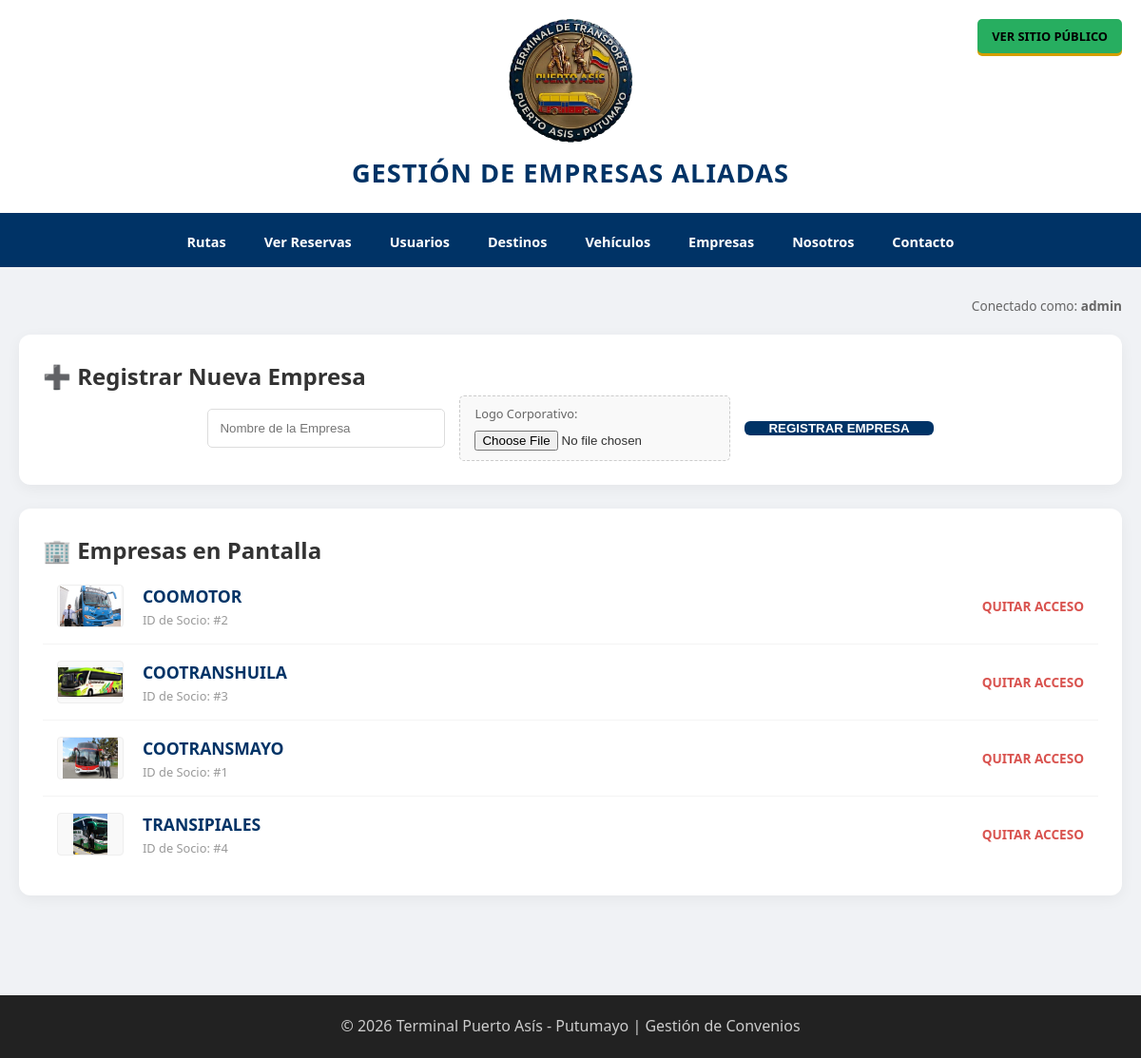
Page /app/admin_empresas.php (signed in) on the committed database.
### tables this page shows
CREATE TABLE IF NOT EXISTS empresas (
    id_empresa INT AUTO_INCREMENT PRIMARY KEY,
    nombre VARCHAR(100) NOT NULL,
    logo VARCHAR(255) NOT NULL,
    nit VARCHAR(20),
    telefono VARCHAR(20)
);

### app/admin_empresas.php (the view, shortened to what this page needs)
<?php
require_once 'conexion.php';
$nombre_usuario = isset($_SESSION['admin']) ? $_SESSION['admin'] : "Administrador";
$empresas = $pdo->query("SELECT * FROM empresas ORDER BY nombre ASC")->fetchAll();
?>
<!DOCTYPE html>
<html lang="es">
<head>
    <link rel="stylesheet" href="../css/estilos.css?v=<?php echo time(); ?>">
</head>
<body>
<header>
    <a href="index.php" class="btn-salir" style="background: #27ae60;">VER SITIO PÚBLICO</a>
    <img src="../img/logo.png" class="logo" alt="Logo">
    <h1>GESTIÓN DE EMPRESAS ALIADAS</h1>
</header>
<nav>
    <ul>
        <li><a href="admin_rutas.php">Rutas</a></li>
        <li><a href="admin_reservas.php">Ver Reservas</a></li>
        <li><a href="admin_usuarios.php">Usuarios</a></li>
        <li><a href="admin_destinos.php">Destinos</a></li>
        <li><a href="admin_vehiculos.php">Vehículos</a></li>
        <li><a href="admin_empresas.php">Empresas</a></li>
        <li><a href="admin_nosotros.php">Nosotros</a></li>
        <li><a href="admin_contacto.php">Contacto</a></li>
    </ul>
</nav>
<div class="contenedor-principal">
    <div style="text-align: right; font-size: 0.85em; color: #666; margin-bottom: 20px;">
        Conectado como: <strong><?php echo htmlspecialchars($nombre_usuario); ?></strong>
    </div>
    <section class="caja-admin">
        <h2 class="titulo-seccion">➕ Registrar Nueva Empresa</h2>
        <form method="POST" enctype="multipart/form-data" style="display: flex; gap: 15px; flex-wrap: wrap; justify-content: center; align-items: center;">
            <input type="text" name="nombre" placeholder="Nombre de la Empresa" required style="padding:12px; border: 1px solid #ddd; border-radius: 5px; min-width: 250px;">
            <div style="background: #f9f9f9; padding: 8px 15px; border: 1px dashed #ccc; border-radius: 5px;">
                <label style="font-size: 0.8rem; display: block; color: #666; margin-bottom: 5px;">Logo Corporativo:</label>
                <input type="file" name="logo_archivo" accept="image/*" required>
            </div>
            <button type="submit" name="guardar" class="btn-buscar">REGISTRAR EMPRESA</button>
        </form>
    </section>
    <section class="caja-admin">
        <h2 class="titulo-seccion">🏢 Empresas en Pantalla</h2>
        <?php if(count($empresas) > 0): ?>
            <?php foreach ($empresas as $e): ?>
                <div class="fila-empresa">
                    <div style="display: flex; align-items: center; gap: 20px;">
                        <img src="../img/<?php echo $e['logo']; ?>" onerror="this.src='../img/logo.png'">
                        <div>
                            <strong style="color: #003366; font-size: 1.1rem;"><?php echo htmlspecialchars($e['nombre']); ?></strong>
                            <p style="margin: 0; font-size: 0.8rem; color: #999;">ID de Socio: #<?php echo $e['id_empresa']; ?></p>
                        </div>
                    </div>
                    <a href="admin_empresas.php?eliminar=<?php echo $e['id_empresa']; ?>"
                       class="btn-quitar"
                       onclick="return confirm('¿Eliminar esta empresa aliada?')">QUITAR ACCESO</a>
                </div>
            <?php endforeach; ?>
        <?php else: ?>
            <p style="text-align:center; color:#999; padding: 20px;">No hay empresas aliadas registradas aún.</p>
        <?php endif; ?>
    </section>
</div>
<footer style="margin-top: 50px;">
    <p>&copy; 2026 Terminal Puerto Asís - Putumayo | Gestión de Convenios</p>
</footer>
</body>
</html>

### css/estilos.css (style rules this page uses)
* { margin: 0; padding: 0; box-sizing: border-box; }
body { font-family: 'Segoe UI', Arial, sans-serif; background-color: #f0f2f5; color: #333; line-height: 1.6; display: flex; flex-direction: column; min-height: 100vh; }
header { background-color: #ffffff; padding: 20px; text-align: center; border-bottom: 4px solid #003366; position: relative; }
.logo { width: 130px; margin: 0 auto 10px auto; display: block; }
header h1 { color: #003366; font-size: 1.7rem; text-transform: uppercase; letter-spacing: 1px; }
.btn-salir { position: absolute; top: 20px; right: 20px; background: #ffc107; color: #000; padding: 8px 15px; text-decoration: none; border-radius: 5px; font-weight: bold; font-size: 0.8rem; box-shadow: 0 3px 0 #d39e00; }
nav { background-color: #003366; position: sticky; top: 0; z-index: 1000; }
nav ul { list-style: none; display: flex; justify-content: center; flex-wrap: wrap; }
nav ul li a { display: block; color: white; text-decoration: none; padding: 15px 20px; font-weight: bold; font-size: 0.9rem; transition: 0.3s; }
.contenedor-principal { max-width: 1200px; width: 100%; margin: 30px auto; padding: 0 20px; flex: 1; }
.btn-buscar { background: #003366; color: white; border: none; padding: 0 25px; border-radius: 6px; cursor: pointer; font-weight: bold; }
footer { background: #222; color: #ccc; text-align: center; padding: 30px; margin-top: auto; }
body { font-family: 'Segoe UI', Arial, sans-serif; background-color: #f0f2f5; margin: 0; display: flex; flex-direction: column; min-height: 100vh; }
header { background-color: #ffffff; padding: 20px; border-bottom: 4px solid #003366; }
footer { background: #222; color: #ccc; padding: 20px; margin-top: auto; }

### app/admin_empresas.php (style rules this page uses)
.caja-admin { background: white; padding: 25px; border-radius: 12px; box-shadow: 0 4px 15px rgba(0,0,0,0.05); margin-bottom: 25px; }
.fila-empresa { display: flex; justify-content: space-between; align-items: center; padding: 15px; border-bottom: 1px solid #f4f4f4; }
.fila-empresa:last-child { border-bottom: none; }
.fila-empresa img { width: 70px; height: 45px; object-fit: contain; border-radius: 4px; background: #f9f9f9; border: 1px solid #eee; }
.btn-quitar { color: #d9534f; font-weight: bold; text-decoration: none; font-size: 0.85rem; }

### rows in the picture
empresas: logo (picture), nombre "COOMOTOR", id_empresa "2"
empresas: logo (picture), nombre "COOTRANSHUILA", id_empresa "3"
empresas: logo (picture), nombre "COOTRANSMAYO", id_empresa "1"
empresas: logo (picture), nombre "TRANSIPIALES", id_empresa "4"

### other values in the picture
$nombre_usuario "admin"
